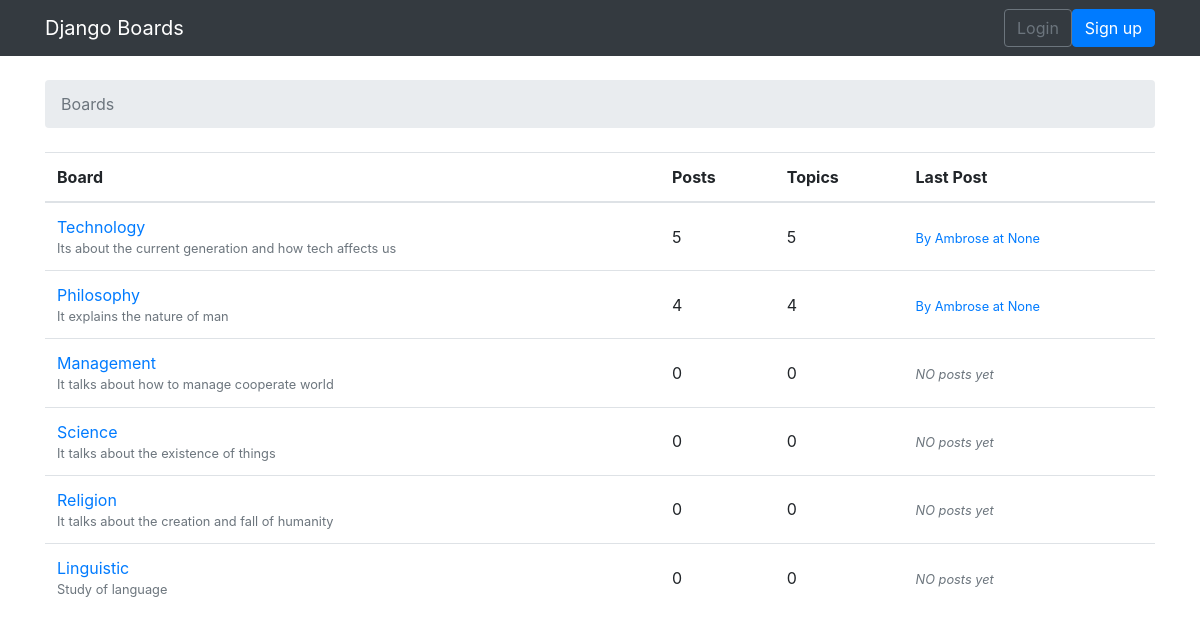
The page / on the database its author committed.
### boards/models.py (models this page shows, shortened)
class Board(models.Model):
	name = models.CharField(max_length=30, unique=True)
	description = models.CharField(max_length=100)
	def get_posts_count(self):
		return Post.objects.filter(topic__board=self).count()
	def get_last_post(self):
		return Post.objects.filter(topic__board=self).order_by('-created_at').first()

class Post(models.Model):
	message = models.TextField(max_length=4000)
	topic = models.ForeignKey(Topic, related_name='posts')
	created_at = models.DateTimeField(null=True)
	updated_at = models.DateTimeField(null=True)
	created_by=models.ForeignKey(User, related_name='posts')
	updated_by = models.ForeignKey(User, null=True, related_name='+')

### boards/views.py (the view)
# urls.py: url(r'^$', views.BoardListView.as_view(), name ='home'),
class BoardListView(ListView):
    model  = Board
    context_object_name = 'boards'
    template_name = 'home.html'

### templates/home.html
{% extends 'base.html' %}
{% block breadcrumb %}
			<li class="breadcrumb-item active">Boards</li>
{% endblock %}
			{% block content %}
				<table class="table">
				<thead class="thead-inverse">
					<tr>
						<th>Board</th>
						<th>Posts</th>
						<th>Topics</th>
						<th>Last Post</th>
					</tr>
				</thead>
				<tbody>
					{% for board in boards %}
					<tr>
						<td>
							<a href="{% url 'board_topics' board.pk %}">{{board.name}}</a>
							<small class="text-muted d-block">{{board.description}}</small>
						</td>
						<td class="align-middle">
							{{board.get_posts_count }}
						</td>
						<td class="align-middle">
							{{board.topics.count}}
						</td>
						<td class="align-middle">
							{%with post=board.get_last_post %}
							{%if post %}
							<small>
								<a href="{%url 'topic_posts' board.pk post.topic.pk %}">
									By {{post.created_by.username}} at {{post.created_at}}
								</a>
							</small>
							{%else %}
							<small class="text-muted">
								<em>NO posts yet</em>
							</small>
							{%endif%}
							{% endwith %}
						</td>
					</tr>
					{% endfor %}
					</tbody>
				</table>
			{% endblock %}

### templates/base.html (shortened to what this page needs)
{% load static %}
<!DOCTYPE html>
<html>
<head>
	<link rel="stylesheet" type="text/css" href="{% static 'css/bootstrap.min.css' %}">
</head>
<body>
	{% block body%}
	<nav class="navbar navbar-expand-sm navbar-dark bg-dark">
		<div class="container">
			<a class="navbar-brand" href="{% url 'home' %}">Django Boards</a>
			<div class="collapse navbar-collapse" id="mainMenu">
				{% if user.is_authenticated %}
				<ul class="navbar-nav ml-auto">
					<li class="nav-item dropdown">
						<a class="nav-link dropdown-toggle" href="#" id="userMenu" data-toggle="dropdown" arial-haspopup="true" aria-expanded="false">
							{{user.username}}
						</a>
						<div class="dropdown-menu dropdown-menu-right" aria-labelledby ="userMenu">
							<a class="dropdown-item" href="#">My account</a>
							<a class="dropdown-item" href="#">Change Password</a>
							<div class="dropdown-divider"></div>
							<a  class="dropdown-item" href="{% url 'logout' %}">Logout</a>
						</div>
					</li>
				</ul>
				{% else %}
				<form class="form-inline ml-auto">
					<a href="{% url 'login' %}" class="btn  btn-outline-secondary">Login</a>
					<a href="{% url 'signup' %}" class="btn btn-primary ml 2">Sign up</a>
				</form>
				{% endif %}
			</div>
		</div>
	</nav>
	<div class="container">
		<ol class="breadcrumb my-4">
			{% block breadcrumb %}
			{% endblock %}
		</ol>
		{%block content %}
		{%endblock%}
	</div>
	{% endblock body%}
</body>
</html>

### rows shown on the page
Board: name "Technology", description "Its about the current generation and how tech affects us", get_posts_count "5", topics.count "5", get_last_post.created_by.username "Ambrose", get_last_post.created_at "None"
Board: name "Philosophy", description "It explains the nature of man", get_posts_count "4", topics.count "4", get_last_post.created_by.username "Ambrose", get_last_post.created_at "None"
Board: name "Management", description "It talks about how to manage cooperate world", get_posts_count "0", topics.count "0", shows "NO posts yet"
Board: name "Science", description "It talks about the existence of things", get_posts_count "0", topics.count "0", shows "NO posts yet"
Board: name "Religion", description "It talks about the creation and fall of humanity", get_posts_count "0", topics.count "0", shows "NO posts yet"
Board: name "Linguistic", description "Study of language", get_posts_count "0", topics.count "0", shows "NO posts yet"
